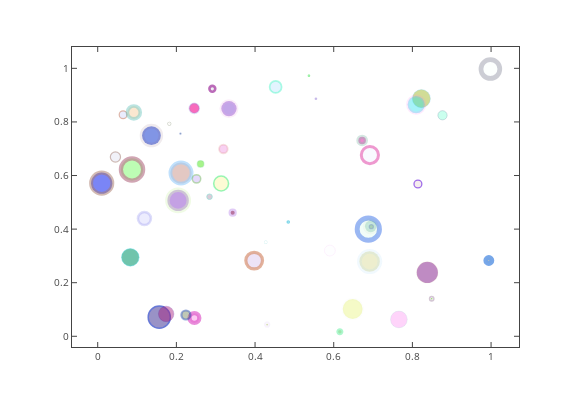

The code cell stored with this chart in its notebook:
### Code cell
import matplotlib.pyplot as plt
import matplotlib.mlab as mlab
import numpy as np
import plotly.plotly as py

#py.sign_in('DemoAccount', 'lr1c37zw81')

n = 50
x, y, z, s, ew = np.random.rand(5, n)
c, ec = np.random.rand(2, n, 4)
area_scale, width_scale = 500, 5

fig, ax = plt.subplots()
sc = ax.scatter(x, y, c=c,
                s=np.square(s)*area_scale,
                edgecolor=ec,
                linewidth=ew*width_scale)
ax.grid()

#plot_url = 
plotly.offline.iplot_mpl(fig)
